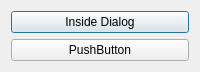
<?xml version="1.0" encoding="UTF-8"?>
<ui version="4.0">
 <class>SomeDialog</class>
 <widget class="QDialog" name="SomeDialog">
  <property name="geometry">
   <rect>
    <x>0</x>
    <y>0</y>
    <width>200</width>
    <height>59</height>
   </rect>
  </property>
  <property name="windowTitle">
   <string>Dialog</string>
  </property>
  <layout class="QVBoxLayout" name="verticalLayout">
   <item>
    <widget class="QPushButton" name="pushButton">
     <property name="text">
      <string>Inside Dialog</string>
     </property>
    </widget>
   </item>
   <item>
    <widget class="QPushButton" name="pushButton_2">
     <property name="text">
      <string>PushButton</string>
     </property>
    </widget>
   </item>
  </layout>
 </widget>
 <resources/>
 <connections/>
</ui>
